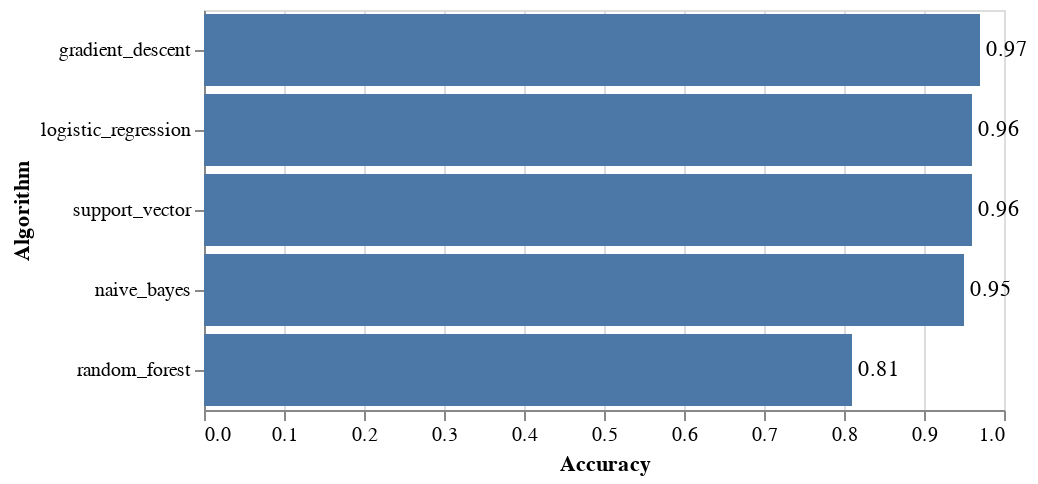

Write notebook code for a chart like this one.
### Code cell
#Data Type	Shorthand Code	Description
#quantitative	Q	a continuous real-valued quantity
#ordinal	O	a discrete ordered quantity
#nominal	N	a discrete unordered category
#temporal	T	a time or date value

source = res_df

bars = alt.Chart(source).mark_bar().encode(
     x='Accuracy:Q',
     y=alt.Y("Algorithm:N",
             sort=alt.EncodingSortField(
                 field="Accuracy",  # The field to use for the sort
                 order="descending"  # The order to sort in
             )
            )
)

text = bars.mark_text(
    align='left',
    baseline='middle',
    dx=3  # Nudges text to right so it doesn't appear on top of the bar
).encode(
    text='Accuracy:Q'
)

(bars + text).properties(height=200)

### Figure 1 — Vega-Lite specification as saved in the notebook (floating-point values rounded to 4 significant figures)
{"config": {"view": {"continuousWidth": 400, "continuousHeight": 300}}, "layer": [{"mark": "bar", "encoding": {"x": {"type": "quantitative", "field": "Accuracy"}, "y": {"type": "nominal", "field": "Algorithm", "sort": {"field": "Accuracy", "order": "descending"}}}}, {"mark": {"type": "text", "align": "left", "baseline": "middle", "dx": 3}, "encoding": {"text": {"type": "quantitative", "field": "Accuracy"}, "x": {"type": "quantitative", "field": "Accuracy"}, "y": {"type": "nominal", "field": "Algorithm", "sort": {"field": "Accuracy", "order": "descending"}}}}], "data": {"name": "data-d1d1f54c5a9cf289afa7520610c541a9"}, "height": 200, "$schema": "https://vega.github.io/schema/vega-lite/v4.8.1.json", "datasets": {"data-d1d1f54c5a9cf289afa7520610c541a9": [{"Algorithm": "naive_bayes", "Accuracy": 0.95}, {"Algorithm": "logistic_regression", "Accuracy": 0.96}, {"Algorithm": "support_vector", "Accuracy": 0.96}, {"Algorithm": "gradient_descent", "Accuracy": 0.97}, {"Algorithm": "random_forest", "Accuracy": 0.81}]}}
